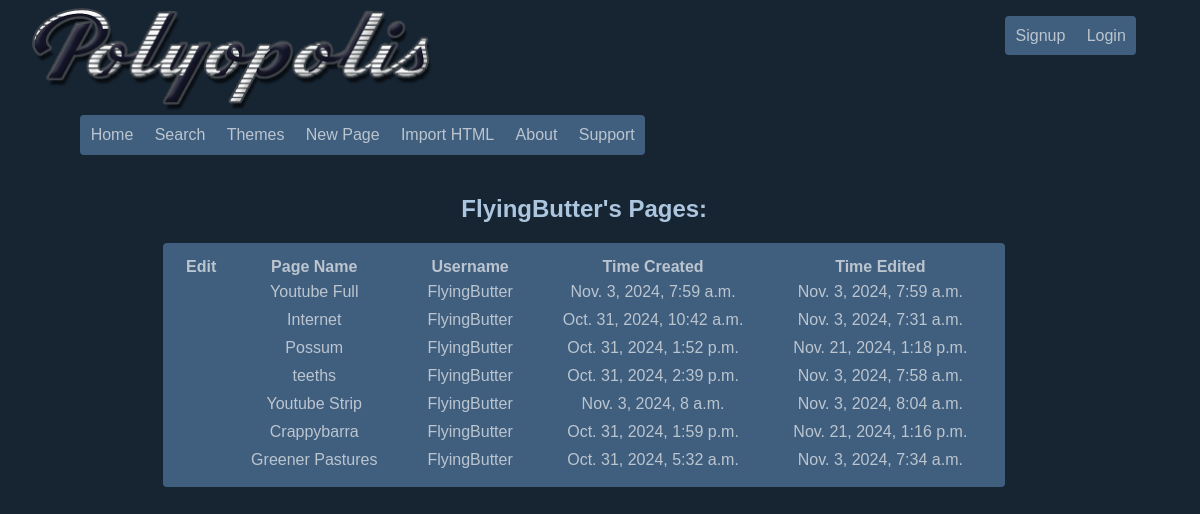
The app's page /user/?query=FlyingButter with its own data.
### builder/models.py (models this page shows, shortened)
class Page(models.Model):
    id = models.UUIDField(primary_key=True, default=uuid.uuid4, editable=False)
    title = models.CharField(max_length=200, default="")
    owner = models.ForeignKey(settings.AUTH_USER_MODEL, on_delete=models.CASCADE)
    created_at = models.DateTimeField(auto_now_add=True)
    touch_time = models.DateTimeField(auto_now_add=True)
    content = models.TextField()  # This stores the cleaned HTML content of the page
    unlisted = models.BooleanField(default=False)           # Premium Feature - Prevents pages from appearing in master list
    private = models.BooleanField(default=False)            # Premium Feature - Allows users to restrict a page to specific users
    locked = models.BooleanField(default=False)             # Premium Feature - Locks a page behind a password screen.
    passwd = models.CharField(max_length=200,default="")    # This is kinda gross right now. Better make sure this is hashed lol.
    theme = models.ForeignKey(Theme, on_delete=models.CASCADE, related_name='pages', default=None, null=True)
    jscript = models.BooleanField(default=False)            # Controls if javascript is allowed

### builder/views.py (the view)
# urls.py: path('user/', views.user_page, name='user'),
def user_page(request):
    form = SearchForm()
    results = set()  # Use a set to prevent duplicate pages
    query = ''
    if 'query' in request.GET:
        form = SearchForm(request.GET)
        if form.is_valid():
            query = form.cleaned_data['query']
            owner_matches = Page.objects.filter(owner__username__icontains=query)
            results.update(owner_matches)
    return render(request, 'builder/user_page.html', {'form': form, 'results': list(results), 'username': query})

### builder/templates/builder/user_page.html (shortened to what this page needs)
{% extends 'builder/base.html' %}
{% block content %}
<!DOCTYPE html>
<html>
<head>
</head>
<body>
    {% if results %}
    <h2>{{ username }}'s Pages:</h2>
    <table class="link_list">
        <tr>
          <th>Edit</th>
          <th>Page Name</th>
          <th>Username</th>
          <th>Time Created</th>
          <th>Time Edited</th>
        </tr>
        {% for page in results %}
        <tr>
                {% if user == page.owner %}
                <td><a href="{% url 'page_editor' page.id %}"><big>✎</big></a> &nbsp; <a href="{% url 'page_delete' page.id %}"><big>✖</big></a></td>
                {% else %}
                <td></td>
                {% endif %}
                <td><a href="{% url 'page_viewer' page.id %}">{{ page.title }}</a></td>
                <td><a href="/user/?query={{ page.owner.username }}">{{ page.owner }}</a></td>
                <td class="time"><a href="{% url 'page_viewer' page.id %}">{{ page.created_at }}</a></td>
                <td class="time"><a href="{% url 'page_viewer' page.id %}">{{ page.touch_time }}</a></td>
        </tr>
        {% endfor %}
    </table>
    {% else %}
        <h2>{{ username }} has no pages yet!</h2>
    {% endif %}
</body>
</html>
{% endblock %}

### static/css/default.css (style rules this page uses)
:root { --back: #172533; --backimg: none; --text: #acc6e0; --accent: #405f7f; --accent_hov: #2f465d; --accent_text: #bbc5cf; }

### static/css/layout.css (style rules this page uses)
html, body { background-color: var(--back); background-image: var(--backimg); background-repeat: repeat; background-attachment: fixed; color: var(--text); font-family: Arial, sans-serif; width: 98%; overflow-x: hidden; box-sizing: border-box; }
* { box-sizing: border-box; }
a { color: inherit; text-decoration-line: none; }
.link_list { background-color: var(--accent); color: var(--accent_text); padding: 1vw; border-radius: 4px; }
td { padding-left: 2vw; padding-right: 2vw; padding-top: 4px; padding-bottom: 4px; text-align: center; max-width: 30vw; overflow: hidden; border-radius: 4px; white-space: nowrap; }
.time { white-space: nowrap; }
.right, .but_nav, .but_nav_left, .but_nav_right, td { transition: all 0.4s ease-in-out; }

### records on screen
Page: title "Youtube Full", owner "FlyingButter", created_at "Nov. 3, 2024, 7:59 a.m.", touch_time "Nov. 3, 2024, 7:59 a.m."
Page: title "Internet", owner "FlyingButter", created_at "Oct. 31, 2024, 10:42 a.m.", touch_time "Nov. 3, 2024, 7:31 a.m."
Page: title "Possum", owner "FlyingButter", created_at "Oct. 31, 2024, 1:52 p.m.", touch_time "Nov. 21, 2024, 1:18 p.m."
Page: title "teeths", owner "FlyingButter", created_at "Oct. 31, 2024, 2:39 p.m.", touch_time "Nov. 3, 2024, 7:58 a.m."
Page: title "Youtube Strip", owner "FlyingButter", created_at "Nov. 3, 2024, 8 a.m.", touch_time "Nov. 3, 2024, 8:04 a.m."
Page: title "Crappybarra", owner "FlyingButter", created_at "Oct. 31, 2024, 1:59 p.m.", touch_time "Nov. 21, 2024, 1:16 p.m."
Page: title "Greener Pastures", owner "FlyingButter", created_at "Oct. 31, 2024, 5:32 a.m.", touch_time "Nov. 3, 2024, 7:34 a.m."

### other values on screen
{{ username }} "FlyingButter"
